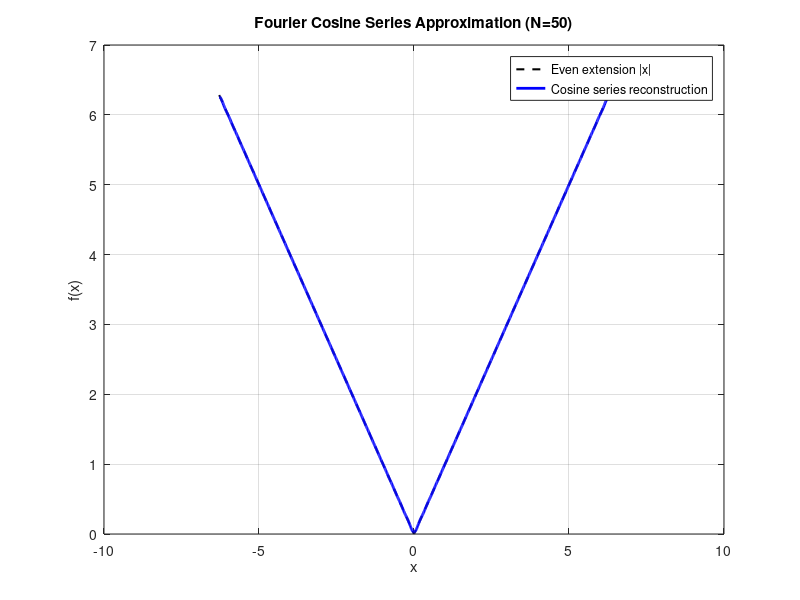

MATLAB code for this plot:
% FFT Gibbs solve
% version 1.0

% 备注
% Gibbs现象对一个非周期函数进行傅里叶级数分解，再端点处的误差
% 通过偶延拓可以大大削弱Gibbs现象
% 在端点处，重构函数的导数值可以更接近原函数的导数值
clc;
clear;

% 区间参数
L = 2*pi;
x = linspace(0, 2*L, 1000);  % 原函数定义域
x_ext = linspace(-L, L, 1000);  % 延拓后的对称域

% 原函数 (偶延拓)
f_even = abs(x_ext);  % 相当于 f(x)=x 在 [-2pi,2pi] 做偶延拓 → |x|

% Fourier Cosine Series 展开
N = 50;  % 项数
a0 = (1/L) * trapz(x_ext, f_even)/2;
f_cos = a0 * ones(size(x_ext));  % 常数项

% 余弦项展开
for n = 1:N
    an = (1/L) * trapz(x_ext, f_even .* cos(n*pi*x_ext/L));
    f_cos = f_cos + an * cos(n*pi*x_ext/L);
end

% 绘图比较
figure;
plot(x_ext, f_even, 'k--', 'LineWidth', 1.5); hold on;
plot(x_ext, f_cos, 'b', 'LineWidth', 2);
xlabel('x'); ylabel('f(x)');
legend('Even extension |x|', 'Cosine series reconstruction');
title(['Fourier Cosine Series Approximation (N=' num2str(N) ')']);
grid on;
